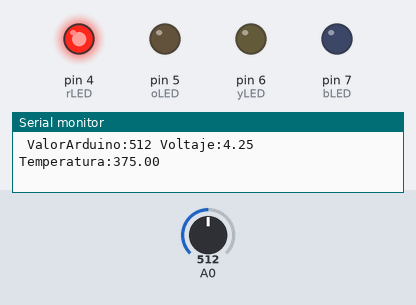
Simulated run of this sketch. Board: Arduino Uno, built with avr-gcc and run on an emulated ATmega328P. On the bench: output pins drawn as LEDs (lit = HIGH), the last lines printed to the serial monitor. The inputs (shaded band) are chosen by the test bench; at power-on: A0 = 512.

Above: at 1.8 s.
1.9 s: A0 set to 172
4.2 s: A0 set to 149
At 6.5 s:
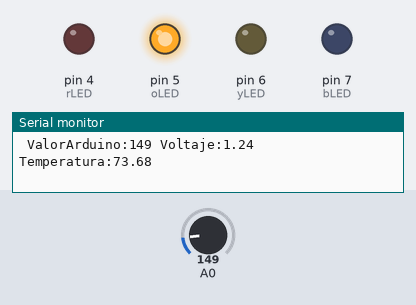
7.5 s: A0 set to 119
10.2 s: A0 set to 97
At 12.6 s:
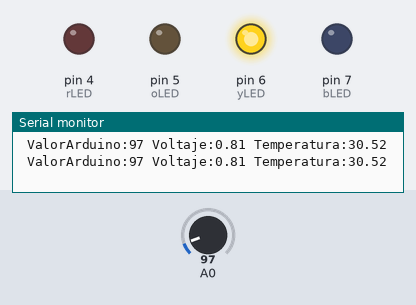
13.5 s: A0 set to 70
At 16.2 s:
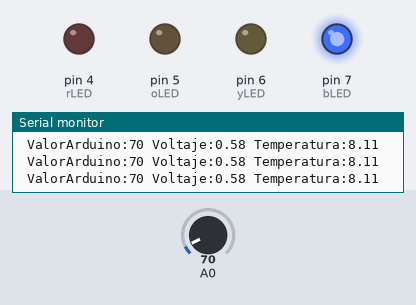
16.5 s: A0 set to 90
At 18.7 s:
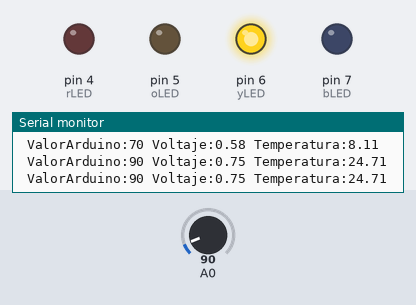
Timing chart, 0 to 20.2 s (numbered marks = the images above; inputs shaded):
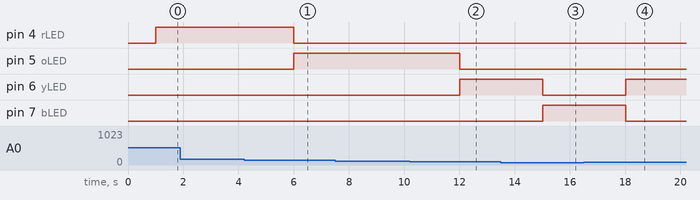

Measured:
- the behaviour switches between 157 and 156 on A0 (found by bisection; images 0 and 1)
- the behaviour switches between 109 and 108 on A0 (found by bisection; images 1 and 2)
- after the input at 4.2 s, pin 4 (rLED): HIGH → LOW after 1.8 s; pin 5 (oLED): LOW → HIGH after 1.8 s
- after the input at 10.2 s, pin 5 (oLED): HIGH → LOW after 1.8 s; pin 6 (yLED): LOW → HIGH after 1.8 s
- after the input at 13.5 s, pin 6 (yLED): HIGH → LOW after 1.5 s; pin 7 (bLED): LOW → HIGH after 1.5 s
- after the input at 16.5 s, pin 6 (yLED): LOW → HIGH after 1.5 s; pin 7 (bLED): HIGH → LOW after 1.5 s

The sketch:

TemperaturaLED.ino
```cpp
// C++ code
//

//20 GRADOS VERDE
//40 GRADOS AMARILLO
//80 GRADOS NARANJA
//MAX ROJO

float temperatura;
int bLED = 7;
int yLED = 6;
int oLED = 5;
int rLED = 4;
void setup()
{
  Serial.begin(9600);
  pinMode(bLED, OUTPUT);
  pinMode(yLED, OUTPUT);
  pinMode(oLED, OUTPUT);
  pinMode(rLED, OUTPUT);
}

void loop()
{
  int valorArduino = analogRead(A0);
  float voltaje = (valorArduino/1024.0)*8.50;
  temperatura = (voltaje - 0.5) * 100;
  Serial.print(" ValorArduino:");
  Serial.print(valorArduino);
  Serial.print(" Voltaje:");
  Serial.print(voltaje);
  Serial.print(" Temperatura:");
  Serial.println(temperatura);
  delay(1000);

  // Apagar LEDs
  digitalWrite(bLED, LOW);
  digitalWrite(yLED, LOW);
  digitalWrite(oLED, LOW);
  digitalWrite(rLED, LOW);

  // Encender el LED segun la temperatura
  if (temperatura <= 20)
    digitalWrite(bLED, HIGH);
  else if (temperatura > 20 && temperatura <= 40)
    digitalWrite(yLED, HIGH);
  else if (temperatura > 40 && temperatura <= 80)
    digitalWrite(oLED, HIGH);
  else
    digitalWrite(rLED, HIGH);
}
```
